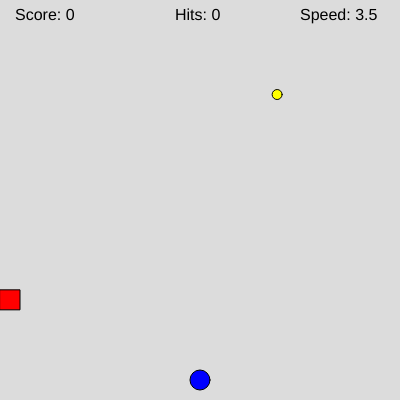
Frame 1 (no input)
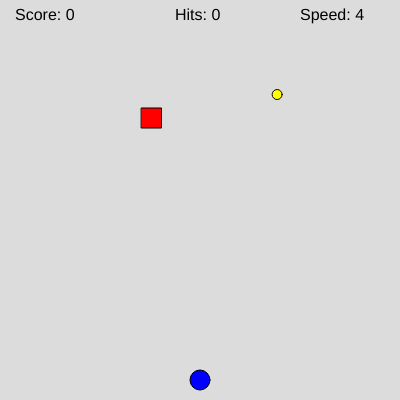
Frame 60 (no input)
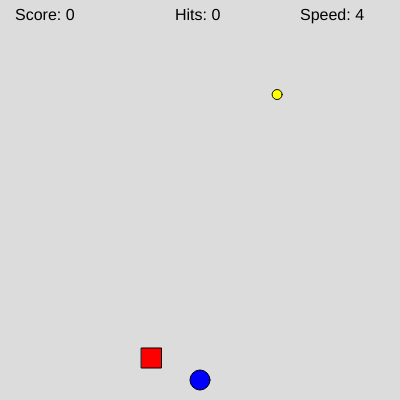
Frame 120 (the mouse pressed at the canvas centre since frame 60)

The p5.js sketch that drew these frames (run headless with seeded random() and noise() and a simulated clock; from frame 60 on, the mouse is pressed at the canvas centre):

// p5.js sketch
// ── sketch.js
// Game variables 
let playerX, playerY;
let coinX, coinY;
let obstacleX, obstacleY;
let score = 0;
let gameOver = false;
let obstacleSpeed = 3.5
let hits = 0

function setup() {
  createCanvas(400, 400);
  initializeGame();
}

function initializeGame() {
  // Initialize player position (bottom center)
  playerX = width / 2;
  playerY = height - 20;

  // Initialize coin position
  newCoin();

  // Initialize obstacle position
  obstacleX = 0;
  obstacleY = random(20, height - 20);
}

function draw() {
  background(220);

  if (gameOver) {
    displayGameOver();
  } else {
    // Draw game elements
    drawPlayer();
    drawCoin();
    drawObstacle();

    // Handle movement
    movePlayer();
    moveObstacle();

    // Check for collisions
    checkCoinCollection();
    checkCollisions();

    // Display game stats
    displayStats();
  }
}

function drawPlayer() {
  fill(0, 0, 255);  // Blue player
  circle(playerX, playerY, 20);
}

function drawCoin() {
  fill(255, 255, 0);  // Yellow coin
  circle(coinX, coinY, 10);
}

function drawObstacle() {
  fill(255, 0, 0);  // Red obstacle
  rect(obstacleX, obstacleY, 20, 20);
}

// Basic left/right and up/down movement
function movePlayer() {
  if (keyIsDown(LEFT_ARROW)) {
    playerX -= 5;
  }
  if (keyIsDown(RIGHT_ARROW)) {
    playerX += 5;
  }
  if (keyIsDown(UP_ARROW)) {
    playerY -= 5;
  }
  if (keyIsDown(DOWN_ARROW)) {
    playerY += 5;
  }
}

function moveObstacle() {
  // Moves the obstacle up and down and resets if passes bottom boundry
  obstacleY += obstacleSpeed
  if (obstacleY > height) {
    obstacleY = 0
    obstacleSpeed += 0.5
    obstacleX = random(10, width - 10)
  }
}

function checkCoinCollection() {
  // checks if coin has been collected
  distance_between = dist(playerX, playerY, coinX, coinY)
  if (distance_between <= 15) {
    score += 1
    newCoin()
    obstacleSpeed += 0.5
  }
}

function checkCollisions() {
  // checks if the obstace is hit 3 times
  distance_to_obs = dist(playerX, playerY,obstacleX, obstacleY)
  if (distance_to_obs < 20){
    hits += 1
    initializeGame()
    if (hits >= 3){
      gameOver = true
    }
  }
}

function displayStats() {
  // displays game stats
  fill(0);
  textSize(16);
  text("Score: " + score, 15, 20);
  text("Hits: " + hits, 175, 20)
  text("Speed: " + obstacleSpeed, 300, 20)
}

function displayGameOver() {
  if (gameOver){
    textAlign(CENTER, CENTER)
    textSize(50)
    text("GAME OVER", width/2, height/2)
    textSize(20)
    text("Score: " + score, width/2, 245)
    text("Press R to restart", width/2, 275)
  }
}

function newCoin() {
  // Generate random position for coin
  coinX = random(20, width - 20);
  coinY = random(20, height - 20);
}

function resetGame() {
  initializeGame();
  score = 0
  hits = 0
  speed = 3.5
  gameOver = false
}

function keyPressed() {
  if (gameOver){
  if (key === 'r' || key === 'R'){
    resetGame();
  }
}
  // TODO: Check for 'R' key to restart game
  // HINT: Use key === 'r' || key === 'R'
  // Only works when game is over
}

// Helper function you might need
function distance(x1, y1, x2, y2) {
  return dist(x1, y1, x2, y2);
}
